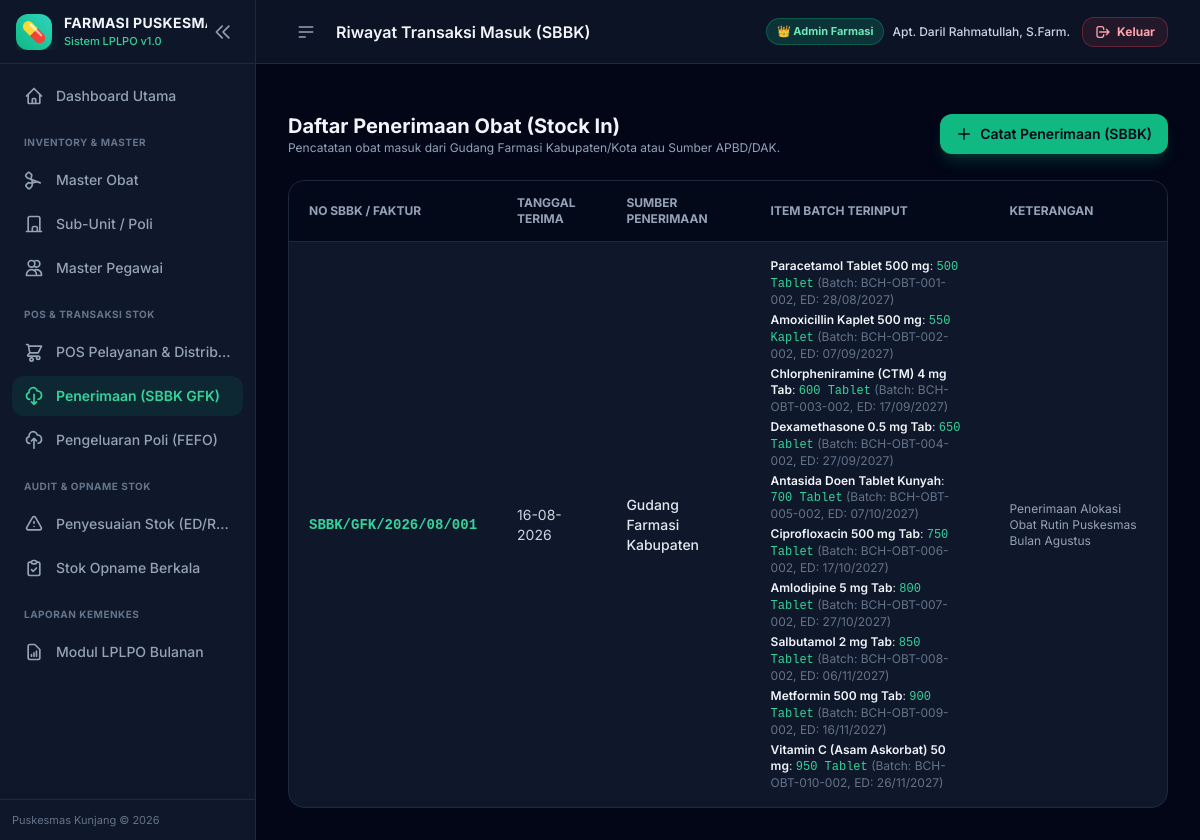
The page /transaksi/masuk (signed in) on the database its author committed.
### app/models.py (models this page shows, shortened)
class BaseModel(db.Model):
    __abstract__ = True

class TransaksiMasuk(BaseModel):
    __tablename__ = 'transaksi_masuk'
    id = db.Column(db.Integer, primary_key=True)
    no_sbbk = db.Column(db.String(50), nullable=False)
    sumber_penerimaan = db.Column(db.String(100), default='Gudang Farmasi Kabupaten')
    tanggal_terima = db.Column(db.Date, nullable=False, default=date.today)
    keterangan = db.Column(db.Text)
    created_at = db.Column(db.DateTime, default=datetime.utcnow)
    items = db.relationship('TransaksiMasukItem', backref='transaksi', lazy=True, cascade="all, delete-orphan")

class TransaksiMasukItem(BaseModel):
    __tablename__ = 'transaksi_masuk_item'
    id = db.Column(db.Integer, primary_key=True)
    transaksi_masuk_id = db.Column(db.Integer, db.ForeignKey('transaksi_masuk.id'), nullable=False)
    obat_id = db.Column(db.Integer, db.ForeignKey('obat.id'), nullable=False)
    batch_id = db.Column(db.Integer, db.ForeignKey('batch_obat.id'), nullable=False)
    jumlah = db.Column(db.Integer, nullable=False)
    harga_satuan = db.Column(db.Float, default=0.0)
    obat = db.relationship('Obat')
    batch = db.relationship('BatchObat')

class Obat(BaseModel):
    __tablename__ = 'obat'
    id = db.Column(db.Integer, primary_key=True)
    kode_obat = db.Column(db.String(50), unique=True, nullable=False, index=True)
    nama_obat = db.Column(db.String(150), nullable=False)
    bentuk_sediaan = db.Column(db.String(50), default='Tablet')
    satuan = db.Column(db.String(30), default='Tablet')
    kategori = db.Column(db.String(50), default='Generik')
    harga_satuan = db.Column(db.Float, default=0.0)
    stok_minimum = db.Column(db.Integer, default=10)
    buffer_percent = db.Column(db.Float, default=0.20)
    created_at = db.Column(db.DateTime, default=datetime.utcnow)
    batches = db.relationship('BatchObat', backref='obat', lazy=True, cascade="all, delete-orphan")

class BatchObat(BaseModel):
    __tablename__ = 'batch_obat'
    id = db.Column(db.Integer, primary_key=True)
    obat_id = db.Column(db.Integer, db.ForeignKey('obat.id'), nullable=False)
    no_batch = db.Column(db.String(50), nullable=False)
    expired_date = db.Column(db.Date, nullable=False)
    stok_awal = db.Column(db.Integer, default=0)
    stok_sekarang = db.Column(db.Integer, default=0)
    sumber_dana = db.Column(db.String(50), default='APBD')
    harga_batch = db.Column(db.Float, default=0.0)
    created_at = db.Column(db.DateTime, default=datetime.utcnow)

### app/routes/transaksi.py (the view)
@transaksi_bp.route('/masuk')
def list_masuk():
    page = request.args.get('page', 1, type=int)
    pagination = TransaksiMasuk.query.order_by(TransaksiMasuk.tanggal_terima.desc()).paginate(page=page, per_page=15, error_out=False)
    transaksi_list = pagination.items
    return render_template('transaksi/masuk_list.html', transaksi_list=transaksi_list, pagination=pagination)

### app/templates/transaksi/masuk_list.html (shortened to what this page needs)
{% extends 'base.html' %}
{% block header_title %}Riwayat Transaksi Masuk (SBBK){% endblock %}
{% block content %}
<div class="space-y-6">
    <div class="flex flex-col sm:flex-row items-start sm:items-center justify-between gap-4">
        <div>
            <h3 class="text-xl font-bold text-slate-100">Daftar Penerimaan Obat (Stock In)</h3>
            <p class="text-xs text-slate-400">Pencatatan obat masuk dari Gudang Farmasi Kabupaten/Kota atau Sumber APBD/DAK.</p>
        </div>
        <a href="{{ url_for('transaksi.tambah_masuk') }}" class="px-4 py-2.5 bg-emerald-500 hover:bg-emerald-400 text-slate-950 font-semibold rounded-xl transition-all shadow-lg shadow-emerald-500/20 flex items-center gap-2 text-sm">
            <svg class="w-4 h-4" fill="none" stroke="currentColor" viewBox="0 0 24 24"><path stroke-linecap="round" stroke-linejoin="round" stroke-width="2" d="M12 4v16m8-8H4"/></svg>
            Catat Penerimaan (SBBK)
        </a>
    </div>
    <div class="bg-slate-900 rounded-2xl border border-slate-800 overflow-hidden">
        <div class="overflow-x-auto">
            <table class="w-full text-sm text-left">
                <thead class="text-xs uppercase bg-slate-950/80 text-slate-400 border-b border-slate-800">
                    <tr>
                        <th class="px-5 py-3.5">No SBBK / Faktur</th>
                        <th class="px-5 py-3.5">Tanggal Terima</th>
                        <th class="px-5 py-3.5">Sumber Penerimaan</th>
                        <th class="px-5 py-3.5">Item Batch Terinput</th>
                        <th class="px-5 py-3.5">Keterangan</th>
                    </tr>
                </thead>
                <tbody class="divide-y divide-slate-800/60">
                    {% if transaksi_list %}
                        {% for t in transaksi_list %}
                        <tr class="hover:bg-slate-800/40 transition-colors">
                            <td class="px-5 py-4 font-mono font-bold text-emerald-400">{{ t.no_sbbk }}</td>
                            <td class="px-5 py-4 text-slate-300">{{ t.tanggal_terima.strftime('%d-%m-%Y') }}</td>
                            <td class="px-5 py-4 text-slate-200 font-medium">{{ t.sumber_penerimaan }}</td>
                            <td class="px-5 py-4">
                                <div class="space-y-1">
                                    {% for item in t.items %}
                                    <div class="text-xs text-slate-300">
                                        <span class="font-semibold text-slate-100">{{ item.obat.nama_obat }}</span>:
                                        <span class="font-mono text-emerald-400">{{ item.jumlah|number }} {{ item.obat.satuan }}</span>
                                        <span class="text-slate-500">(Batch: {{ item.batch.no_batch }}, ED: {{ item.batch.expired_date.strftime('%d/%m/%Y') }})</span>
                                    </div>
                                    {% endfor %}
                                </div>
                            </td>
                            <td class="px-5 py-4 text-slate-400 text-xs">{{ t.keterangan or '-' }}</td>
                        </tr>
                        {% endfor %}
                    {% else %}
                        <tr>
                            <td colspan="5" class="text-center py-8 text-slate-500 text-sm">Belum ada riwayat transaksi penerimaan.</td>
                        </tr>
                    {% endif %}
                </tbody>
            </table>
        </div>
    </div>
</div>
{% endblock %}

### app/templates/base.html (style rules this page uses)
body { font-family: 'Inter', sans-serif; }

### rows shown on the page
TransaksiMasuk: no_sbbk "SBBK/GFK/2026/08/001", tanggal_terima "16-08-2026", sumber_penerimaan "Gudang Farmasi Kabupaten", keterangan "Penerimaan Alokasi Obat Rutin Puskesmas Bulan Agustus"
TransaksiMasukItem: obat.nama_obat "Paracetamol Tablet 500 mg", jumlah|number "500", obat.satuan "Tablet", batch.no_batch "BCH-OBT-001-002", batch.expired_date "28/08/2027"
TransaksiMasukItem: obat.nama_obat "Amoxicillin Kaplet 500 mg", jumlah|number "550", obat.satuan "Kaplet", batch.no_batch "BCH-OBT-002-002", batch.expired_date "07/09/2027"
TransaksiMasukItem: obat.nama_obat "Chlorpheniramine (CTM) 4 mg Tab", jumlah|number "600", obat.satuan "Tablet", batch.no_batch "BCH-OBT-003-002", batch.expired_date "17/09/2027"
TransaksiMasukItem: obat.nama_obat "Dexamethasone 0.5 mg Tab", jumlah|number "650", obat.satuan "Tablet", batch.no_batch "BCH-OBT-004-002", batch.expired_date "27/09/2027"
TransaksiMasukItem: obat.nama_obat "Antasida Doen Tablet Kunyah", jumlah|number "700", obat.satuan "Tablet", batch.no_batch "BCH-OBT-005-002", batch.expired_date "07/10/2027"
TransaksiMasukItem: obat.nama_obat "Ciprofloxacin 500 mg Tab", jumlah|number "750", obat.satuan "Tablet", batch.no_batch "BCH-OBT-006-002", batch.expired_date "17/10/2027"
TransaksiMasukItem: obat.nama_obat "Amlodipine 5 mg Tab", jumlah|number "800", obat.satuan "Tablet", batch.no_batch "BCH-OBT-007-002", batch.expired_date "27/10/2027"
TransaksiMasukItem: obat.nama_obat "Salbutamol 2 mg Tab", jumlah|number "850", obat.satuan "Tablet", batch.no_batch "BCH-OBT-008-002", batch.expired_date "06/11/2027"
TransaksiMasukItem: obat.nama_obat "Metformin 500 mg Tab", jumlah|number "900", obat.satuan "Tablet", batch.no_batch "BCH-OBT-009-002", batch.expired_date "16/11/2027"
TransaksiMasukItem: obat.nama_obat "Vitamin C (Asam Askorbat) 50 mg", jumlah|number "950", obat.satuan "Tablet", batch.no_batch "BCH-OBT-010-002", batch.expired_date "26/11/2027"

### other values the page prints
{{ session.get('nama_lengkap') }} "Apt. Daril Rahmatullah, S.Farm."
